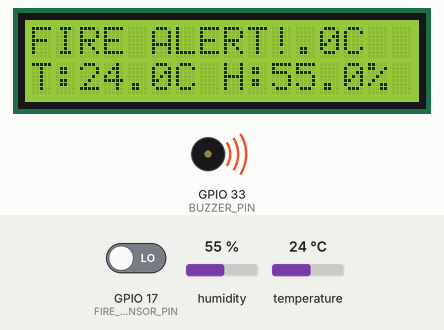
Simulated run of this program. Board: ESP32. Parts: 16×2 character LCD, buzzer (waves = sounding, pin HIGH). The test bench sets the inputs (shaded band); at power-on: humidity 55 %, GPIO 17 (FIRE_SENSOR_PIN) LOW, temperature 24 °C. WiFi joins after 1.5 s; servers stay silent unless stated.

Above: at 5.0 s.
5.1 s: humidity set to 22 %
At 6.5 s:
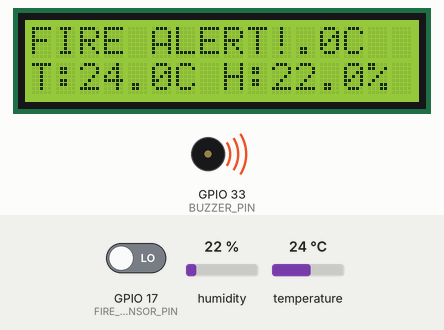
7.5 s: GPIO 17 (FIRE_SENSOR_PIN) driven HIGH
At 9.3 s:
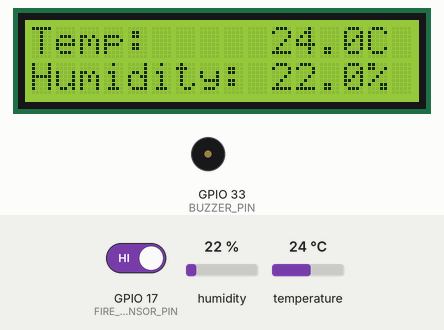
9.6 s: temperature set to 12 °C
At 11.4 s:
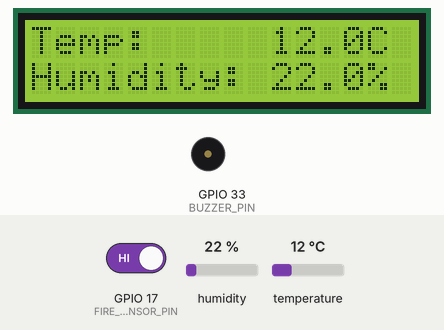
11.7 s: GPIO 17 (FIRE_SENSOR_PIN) driven LOW
At 13.5 s:
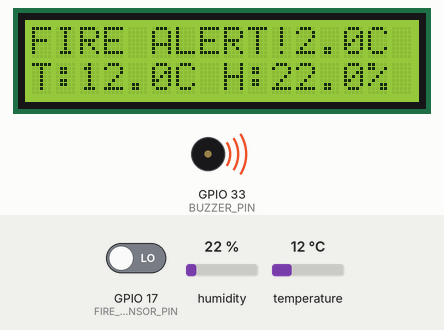
13.8 s: humidity set to 40 %
At 15.2 s:
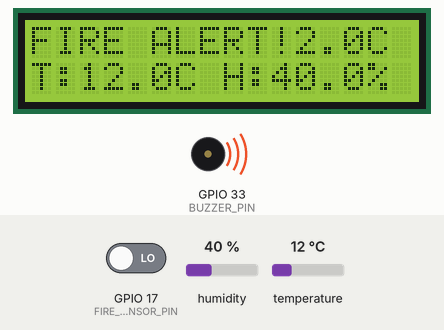
15.9 s: temperature set to 19 °C
At 16.7 s:
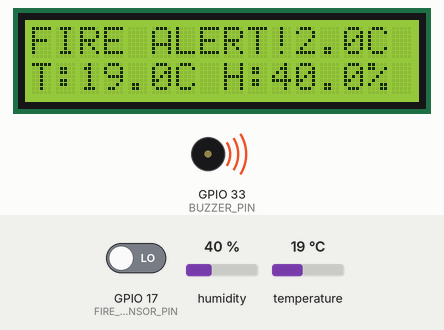
Timing chart, 0 to 18.5 s (numbered marks = the images above; inputs shaded):
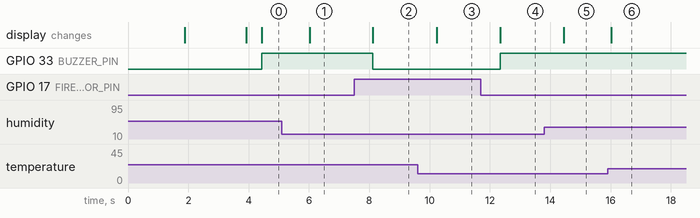

Measured:
- after the input at 5.1 s, the display: changes after 0.92 s (image 1)
- after the input at 7.5 s, GPIO 33 (BUZZER_PIN): HIGH → LOW after 0.62 s; the display: changes after 0.62 s (image 2)
- after the input at 9.6 s, the display: changes after 0.64 s (image 3)
- after the input at 11.7 s, GPIO 33 (BUZZER_PIN): LOW → HIGH after 0.65 s; the display: changes after 0.65 s (image 4)
- after the input at 13.8 s, the display: changes after 0.65 s (image 5)
- after the input at 15.9 s, the display: changes after 0.13 s (image 6)

The program:

main.cpp
```cpp
#define BLYNK_TEMPLATE_ID "TMPL6Ca7J5DUs"
#define BLYNK_TEMPLATE_NAME "Hien"
#define BLYNK_AUTH_TOKEN "2hirfTKyqp1-UEz9NeLKR7nGdnArtyrE"

#include <Wire.h>
#include <WiFi.h>
#include <BlynkSimpleEsp32.h>
#include <LiquidCrystal_I2C.h>
#include <DHT.h>
#include <WiFiClient.h>

#define DHTPIN 5           // Pin kết nối cảm biến DHT
#define DHTTYPE DHT22      // Loại cảm biến DHT
#define FIRE_SENSOR_PIN 17 // Pin kết nối cảm biến lửa
#define BUZZER_PIN 33      // Pin còi báo động

// Khai báo đối tượng
DHT dht(DHTPIN, DHTTYPE);
LiquidCrystal_I2C lcd(0x27, 16, 2); // Địa chỉ I2C của LCD

// Thông tin WiFi và Blynk
char auth[] = "2hirfTKyqp1-UEz9NeLKR7nGdnArtyrE"; // Thay bằng Auth Token của bạn
char ssid[] = "HienNC";                        // Thay bằng SSID WiFi
char pass[] = "khendeptraidi";                    // Thay bằng mật khẩu WiFi

void taskReadSensors(void *pvParameters);
void taskDisplayLCD(void *pvParameters);
void taskBlynkUpdate(void *pvParameters);       // Thay bằng mật khẩu WiFi

// Biến dùng chung giữa các task
float temperature = 0;
float humidity = 0;
int fireDetected = HIGH; // Mặc định không phát hiện lửa

void setup() {
  Serial.begin(115200);

  // Khởi tạo Blynk và cảm biến
  Blynk.begin(auth, ssid, pass);
  dht.begin();

  // Khởi tạo LCD
  lcd.init();
  lcd.backlight();
  lcd.clear();
  lcd.print("System Ready!");
  delay(2000);
  lcd.clear();

  // Cài đặt pin
  pinMode(FIRE_SENSOR_PIN, INPUT);
  pinMode(BUZZER_PIN, OUTPUT);

  // Tạo các task với mức ưu tiên khác nhau
  xTaskCreate(taskReadSensors, "Read Sensors", 2048, NULL, 3, NULL); // Ưu tiên cao nhất
  xTaskCreate(taskDisplayLCD, "Display LCD", 2048, NULL, 2, NULL);   // Ưu tiên trung bình
  xTaskCreate(taskBlynkUpdate, "Blynk Update", 4096, NULL, 1, NULL); // Ưu tiên thấp nhất
}

void loop() {
  Blynk.run(); // Chạy Blynk trong loop chính
}

// Task 1: Đọc dữ liệu từ các cảm biến (Ưu tiên cao nhất)
void taskReadSensors(void *pvParameters) {
  while (true) {
    // Đọc nhiệt độ và độ ẩm
    temperature = dht.readTemperature();
    humidity = dht.readHumidity();

    // Đọc trạng thái cảm biến lửa
    fireDetected = digitalRead(FIRE_SENSOR_PIN);

    // Kiểm tra lỗi cảm biến
    if (isnan(temperature) || isnan(humidity)) {
      Serial.println("Lỗi đọc cảm biến!");
      temperature = 0;
      humidity = 0;
    }

    // Delay trước lần đọc tiếp theo
    vTaskDelay(1000 / portTICK_PERIOD_MS);
  }
}

// Task 2: Hiển thị thông số lên LCD và điều khiển còi báo động (Ưu tiên trung bình)
void taskDisplayLCD(void *pvParameters) {
  while (true) {
    if (fireDetected == HIGH) { // Không phát hiện lửa
      lcd.setCursor(0, 0);
      lcd.print("Temp:     ");
      lcd.print(temperature, 1);
      lcd.print("C");
      lcd.setCursor(0, 1);
      lcd.print("Humidity: ");
      lcd.print(humidity, 1);
      lcd.print("%");
      digitalWrite(BUZZER_PIN, LOW); // Tắt còi
    } else { // Phát hiện lửa
      lcd.setCursor(0, 0);
      lcd.print("FIRE ALERT!");
      lcd.setCursor(0, 1);
      lcd.print("T:");
      lcd.print(temperature, 1);
      lcd.print("C H:");
      lcd.print(humidity, 1);
      lcd.print("%");
      digitalWrite(BUZZER_PIN, HIGH); // Bật còi
    }

    // Delay trước khi cập nhật LCD tiếp theo
    vTaskDelay(500 / portTICK_PERIOD_MS);
  }
}

// Task 3: Gửi thông tin lên Blynk và gửi thông báo khi phát hiện cháy (Ưu tiên thấp nhất)
void taskBlynkUpdate(void *pvParameters) {
  while (true) {
    // Gửi dữ liệu lên Blynk
    Blynk.virtualWrite(V0, temperature); // Gửi nhiệt độ
    Blynk.virtualWrite(V1, humidity);   // Gửi độ ẩm
    Blynk.virtualWrite(V4, !fireDetected); // Gửi trạng thái cảm biến lửa

    // Gửi thông báo khi phát hiện cháy
    if (fireDetected == LOW) { // Phát hiện lửa
      Blynk.logEvent("fire_alert", "Có Cháy");
    }

    // Delay trước lần gửi tiếp theo
    vTaskDelay(1000 / portTICK_PERIOD_MS);
  }
}
```
